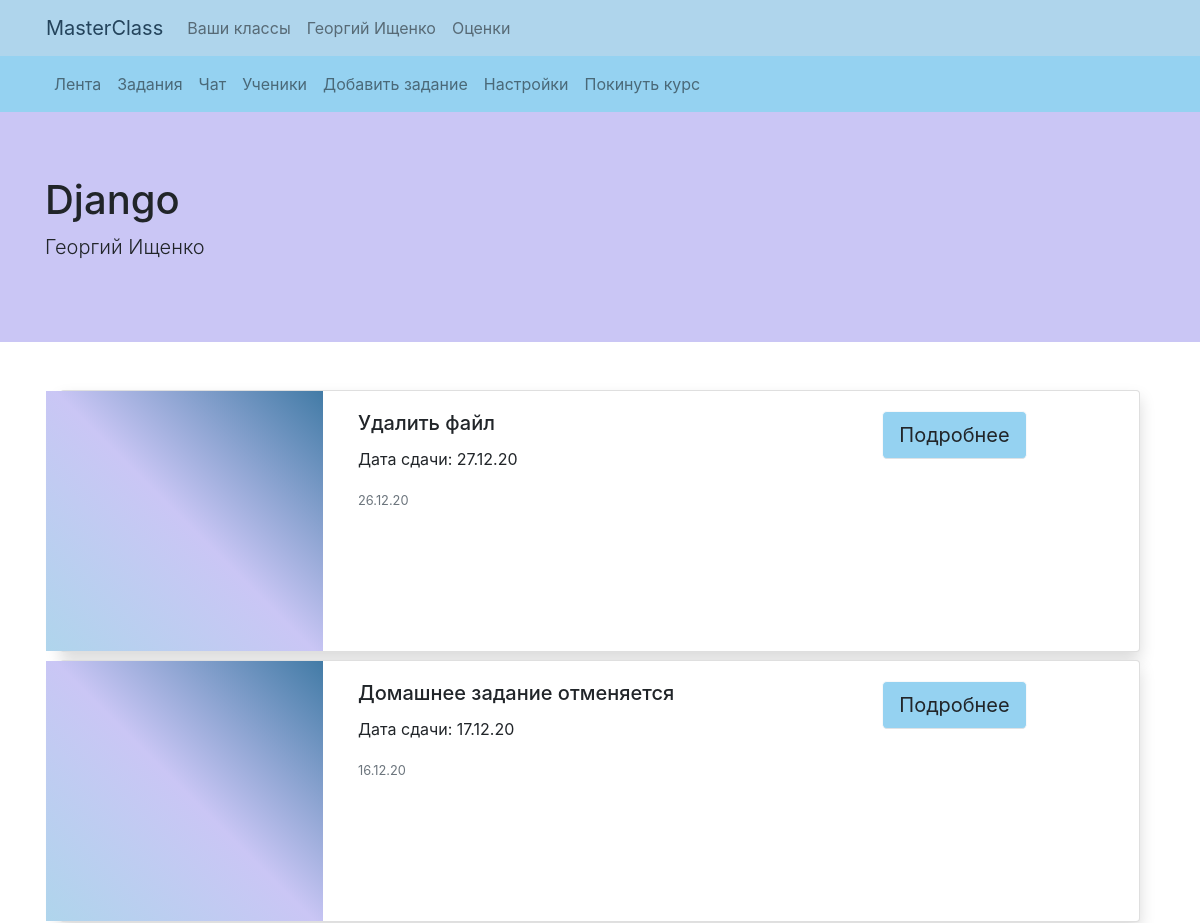
/classes/Django-21/feed (signed in, upper part), run on an earlier commit of the app's database.
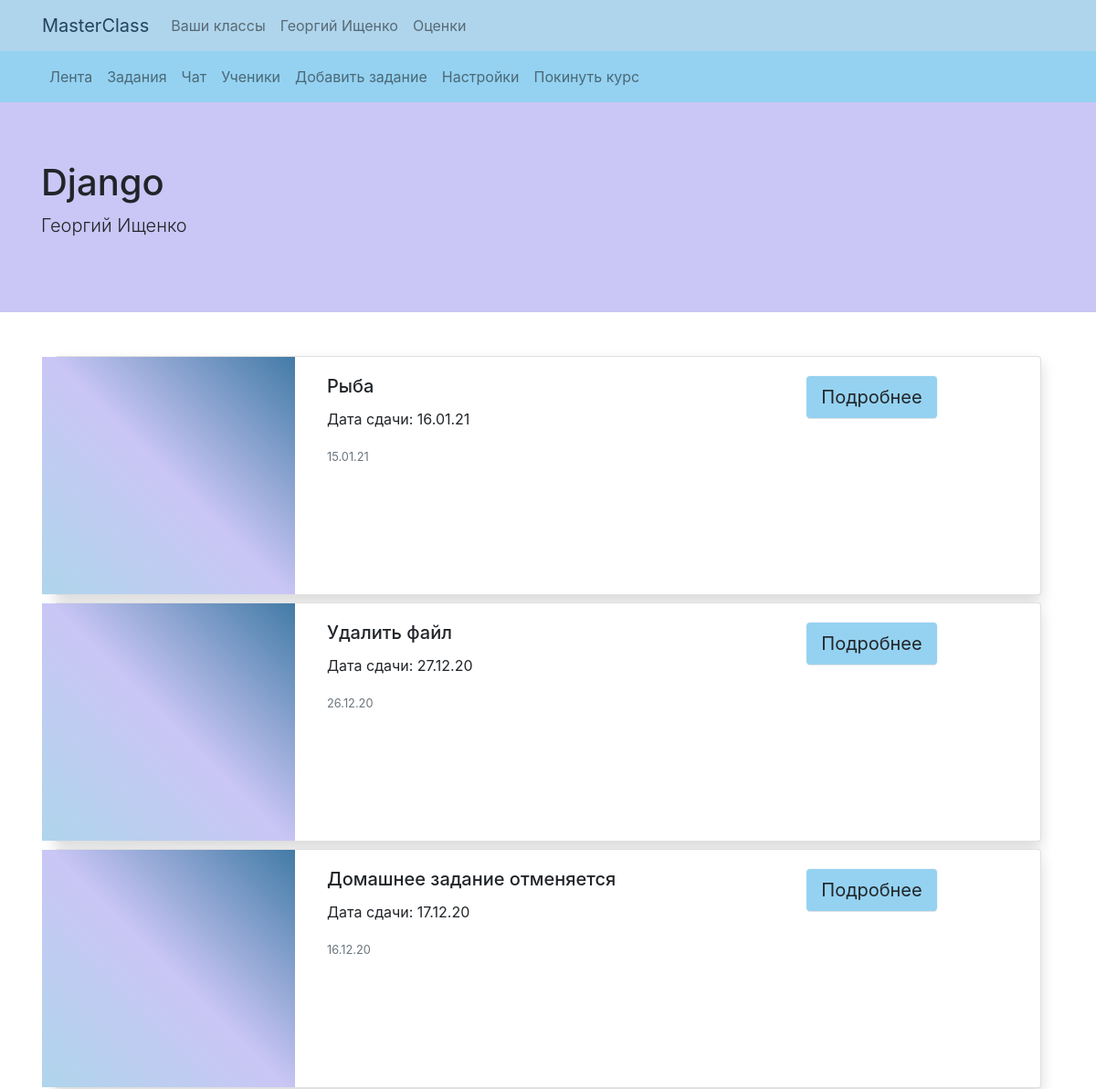
And on a later commit of the database.
### my_class/models.py (models this page shows, shortened)
class Task(models.Model):
    title = models.CharField(max_length=32)
    body = RichTextUploadingField(blank=True, null=True)
    date = models.DateField()
    current_class = models.ForeignKey('Class', on_delete=models.CASCADE, null=True, blank=True)
    author = models.ForeignKey(settings.AUTH_USER_MODEL, on_delete=models.CASCADE, blank=True, null=True)
    published_date = models.DateTimeField(auto_now_add=True)
    edit_date = models.DateTimeField(auto_now_add=True, blank=True, null=True)
    max_mark = models.IntegerField(default=5)
    def has_files(self):
        if Files.objects.filter(task=self, is_student_file=False).exists():
            print(Files.objects.filter(task=self, is_student_file=False))
            return True
        else:
            return False
    class Meta:
        verbose_name = "Задания"
        verbose_name_plural = "Задания"
    def get_absolute_url(self):
        return reverse('task-view', kwargs={'name': self.current_class.name, 'pk': self.current_class.pk,
                                            'pin': generate_pin(self.pk)})

### my_class/views.py (the view)
# urls.py: path('classes/<str:name>-<int:pk>/', class_view, name='class-view'),
@login_required
def class_view(request, name, pk):
    current_class = get_object_or_404(Class, pk=pk)
    tasks_models = Task.objects.filter(current_class=current_class).order_by('-published_date')
    data = dict()
    tasks = []
    for task in tasks_models:
        task_content = dict()
        task_content['task'] = task
        task_content['files'] = Files.objects.filter(task=task, is_student_file=False)
        task_content['images'] = Images.objects.filter(task=task, is_student_file=False)
        tasks.append(task_content)
    data['tasks'] = tasks
    is_teacher = False
    if request.user == current_class.teacher:
        is_teacher = True
    return render(request, 'class_view.html', {
        'class': current_class,
        'data': data,
        'is_teacher': is_teacher
    })

### my_class/models.py (called while the page is built)
def generate_pin(n):
    return n ^ 612345

    def get_name(self):
        return self.file.name.split('/')[1]

    def __str__(self):
        return self.file.name

    def get_absolute_url_feed(self):
        return reverse('feed', kwargs={'name': self.name, 'pk': self.pk})

    def get_absolute_url_tasks(self):
        return reverse('tasks', kwargs={'name': self.name, 'pk': self.pk})

    def get_absolute_url_task_add(self):
        return reverse('task-add', kwargs={'name': self.name, 'pk': self.pk})

    def get_absolute_url_students(self):
        return reverse('students', kwargs={'name': self.name, 'pk': self.pk})

    def get_absolute_url_settings(self):
        return reverse('settings', kwargs={'name': self.name, 'pk': self.pk})

    def get_absolute_url_leave(self):
        return reverse('leave', kwargs={'name': self.name, 'pk': self.pk})

    def is_teacher(self):
        if len(Class.objects.filter(teacher=self.user)) > 0:
            return True
        else:
            return False

### my_class/templates/class_view.html (shortened to what this page needs)
{% extends "base.html" %}
{% block content %}
{% include 'class_nav.html' %}
<div class="jumbotron jumbotron-fluid" style="background-color: #CAC6F5;">
  <div class="container">
    <h1 class="display-5">{{class.name}}</h1>
    <p class="lead">{{class.teacher.first_name}} {{class.teacher.last_name}}</p>
  </div>
</div>
<div class="container mt-5">
  {% for el in data.tasks %}
                <div class="col">
                    <div class="card mt-2 shadow" >
                      <div class="row g-0" style="height: 260px;">
                        <div class="col-md-3" style="background: -webkit-linear-gradient(45deg, rgb(175, 213, 236), rgb(202, 198, 245), rgb(66, 123, 166));
                                                    background: -moz-linear-gradient(45deg, rgb(175, 213, 236), rgb(202, 198, 245), rgb(66, 123, 166));
                                                    background: linear-gradient(45deg, rgb(175, 213, 236), rgb(202, 198, 245), rgb(66, 123, 166));">
                        </div>
                        <div class="col-md-8">
                          <div class="card-body">
                            <h5 class="card-title">{{el.task.title}}
                                <a href="{{el.task.get_absolute_url}}" class="btn btn-lg btn-light float-right border-bottom" style="background-color: #95D2F1;">Подробнее</a>
                            </h5>
                            <p class="card-text">Дата сдачи: {{el.task.date | date:'d.m.y'}}</p>
                            <p class="card-text"><small class="text-muted">{{el.task.published_date | date:'d.m.y'}}</small></p>
                          </div>
                        </div>
                      </div>
                </div>
                </div>
           {% endfor %}
</div>
{% endblock %}

What changed in the data, as far as the page shows it:
added Task: task "Рыба", task "16.01.21", task.published_date "15.01.21"
